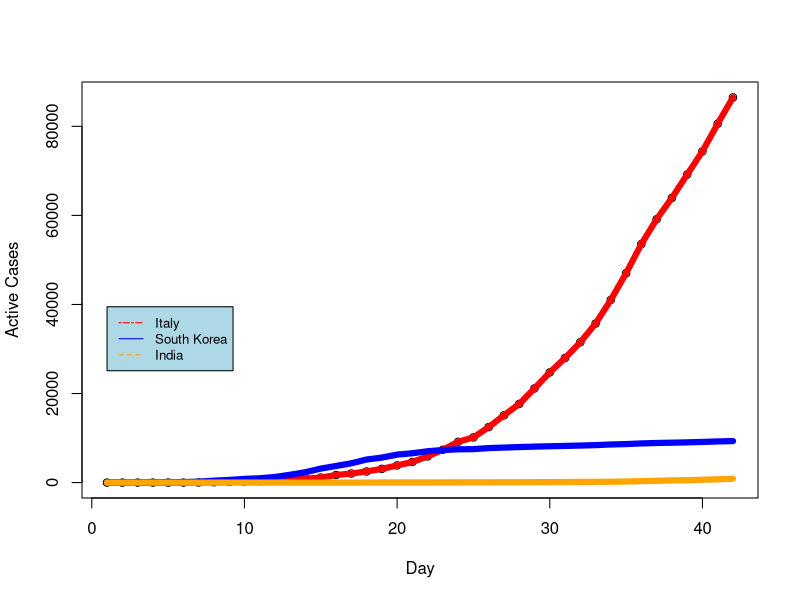
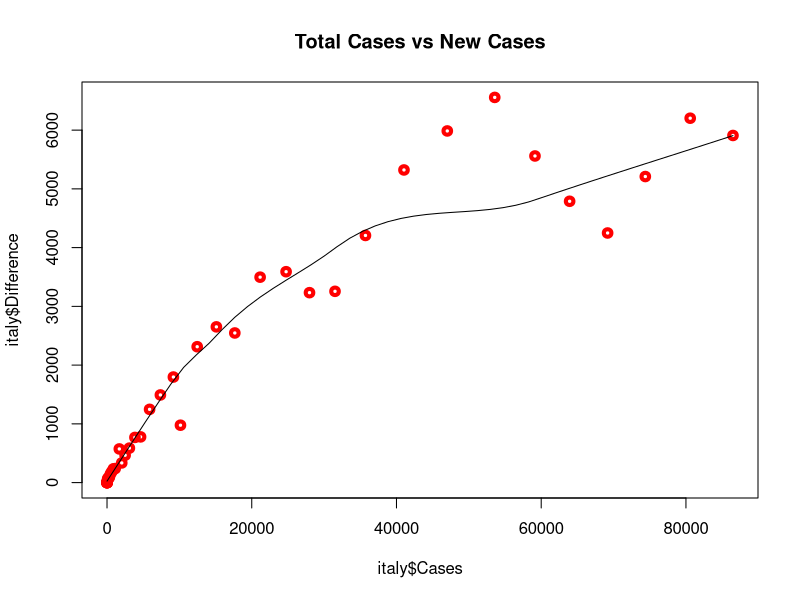
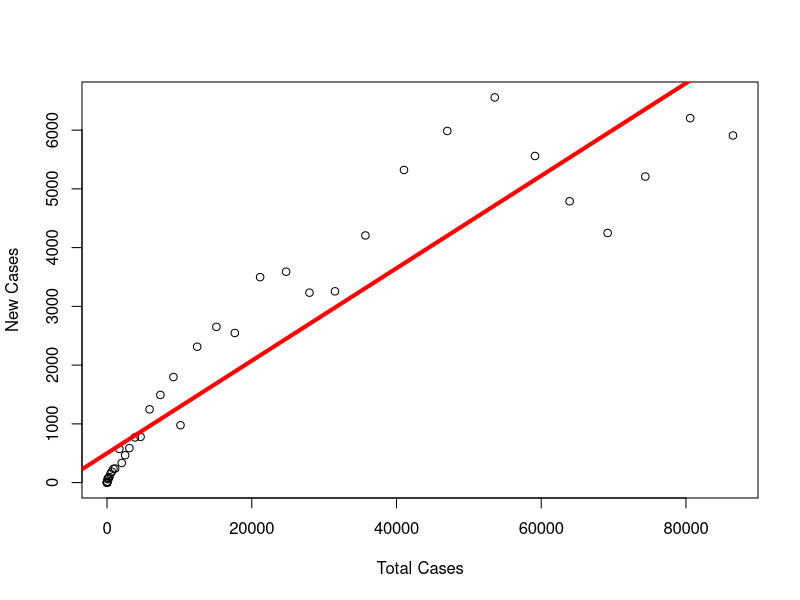

Recreate these plots in R, in order.

library('ggplot2')

#Studying COVID-19 cases of Italy, India and South Korea.
skorea = read.csv('southkorea.csv')

#Loading Italy's dataset.
italy = read.csv('italy.csv')

#Loading India's dataset.
india = read.csv('india.csv')

#Loading South Korea's dataset.
sday = skorea[,'S.No']

iday = italy[,'S.No']

inday = india[,'S.No']

incases = india[, 'Cases']
scases = skorea[, 'Cases']

icases = italy[, 'Cases']

#qplot(iday, icases, geom = 'smooth', col = 'red', lwd = 1.2, span = 0.2, xlab = 'Day', ylab = 'Active Cases')

#qplot(sday, scases, geom = 'smooth', col = 'blue', lwd = 1.2, span = 0.2, xlab = 'Day', ylab = 'Active Cases')

plot(iday, icases, xlab = 'Day', ylab = 'Active Cases', xlim = c(1,42))

lines(iday, icases, col = 'red', lwd = 6, xlim = c(1,42))

lines(sday, scases, col = 'blue', lwd = 6, add = TRUE)

lines(inday, incases, col = 'orange', lwd = 6, add = TRUE)

legend(1,39493, legend=c("Italy", "South Korea", "India"),
       col=c("red", "blue", "orange"), lty=6:10, cex=0.8, bg = 'Light Blue')

italy = read.csv('italy.csv')

scatter.smooth(x = italy$Cases, y = italy$Difference, main = 'Total Cases vs New Cases', col = 'red', lwd = 4)
x = italy$Cases
y = italy$Difference
linearMod <- lm(y ~ x, data = italy)

print(linearMod)

summary(linearMod)

set.seed(100)

trainingRow <- sample(1:nrow(italy), 0.8*nrow(italy))

trainingData <- italy[trainingRow, ]

testData <- italy[-trainingRow,]
lmMod <- lm(y ~ x, data = italy)

cases_pred <- predict(lmMod, testData)

summary(lmMod)

AIC(lmMod)

actual_preds <- data.frame(cbind(actuals = y, predicteds = x))

correlation_accuracy <- cor(actual_preds)

print(correlation_accuracy)

head(actual_preds)
plot(x,y, xlab = 'Total Cases', ylab = 'New Cases')

abline(lm(y ~ x), col = 'red', lwd = 4)     

modelSummary = summary(linearMod)

#Finding model coefficients:
coeffs = modelSummary$coefficients 
#Estimate   Std. Error   t value     Pr(>|t|)
#(Intercept) 499.33352901 157.47416692  3.170892 2.914801e-03
#x             0.07873591   0.00487697 16.144434 4.053316e-19

#Finding beta estimate:
beta_estimate = coeffs["x", "Estimate"]
# 0.07873591

#Finding f statistic:
f = modelSummary$fstatistic
#value    numdf    dendf 
#260.6427   1.0000  40.0000 

#Finding AIC and BIC:

aic = AIC(linearMod)
#686.2199

bic = BIC(linearMod)
#691.4329

#p-value = 2.2*10^-16
#Adjusted R-squared value = 0.8636

